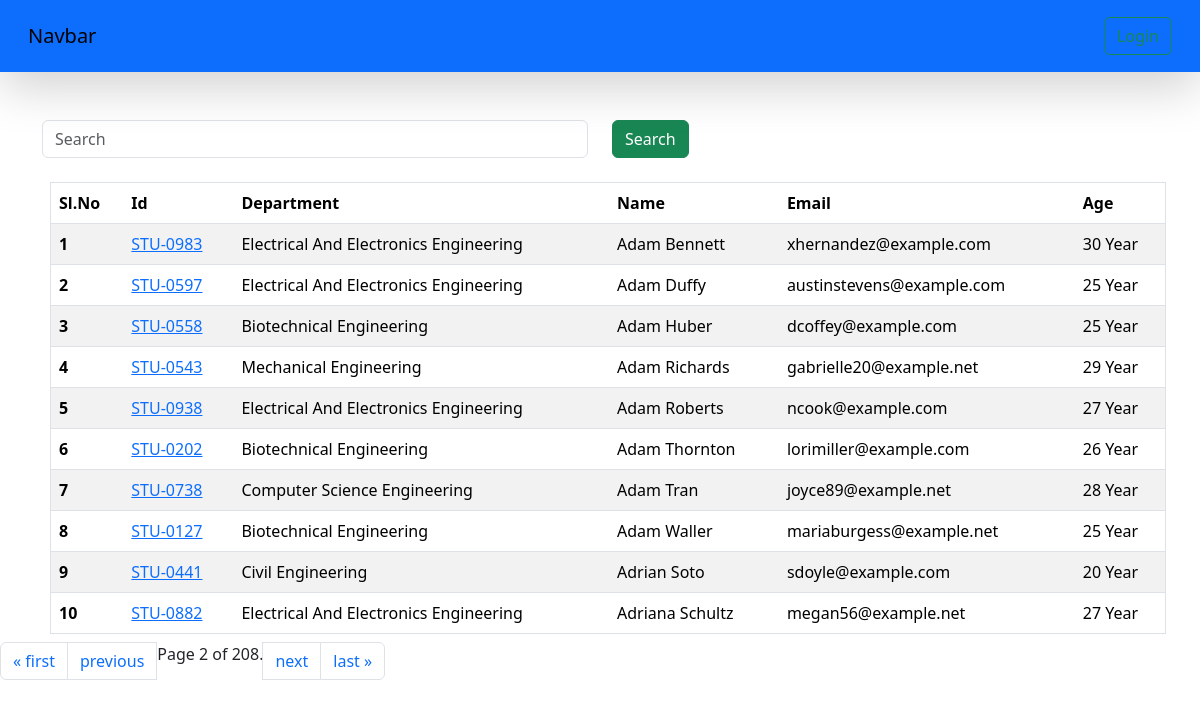
The app's page /student/?page=2 with its own data.
### veg/models.py (models this page shows, shortened)
class Student(models.Model):
    department=models.ForeignKey(Department,related_name="depart",on_delete=models.CASCADE)
    student_id=models.OneToOneField(StudentID,related_name="studentid",on_delete=models.CASCADE)
    student_name=models.CharField(max_length=100)
    student_age=models.IntegerField(default=18)
    student_email=models.EmailField(unique=True)
    student_address=models.TextField()
    is_deleted = models.BooleanField(default=False)
    objects=StudentManager()
    admin_objects=models.Manager()
    class Meta:
        ordering=['student_name']
        verbose_name='student'

class StudentID(models.Model):
    student_id = models.CharField(max_length=100)
    def __str__(self) -> str:
        return self.student_id

class Department(models.Model):
    department=models.CharField(max_length=100)
    class Meta:
        ordering = ['department']

### veg/views.py (the view, shortened to what this page needs)
# urls.py: path('student/',get_student,name="get_student"),
def get_student(request):
   queryset = Student.objects.all()
   paginator = Paginator(queryset,10)
   page_number = request.GET.get("page",1)
   page_obj=paginator.get_page(page_number)
   return render(request,'report/student.html',{'queryset':page_obj})

### veg/models.py (called while the page is built)
    def get_queryset(self):
        return super().get_queryset().filter(is_deleted=False)

### home/templates/report/student.html (shortened to what this page needs)
{% extends 'base.html' %}
{% block start %}
<div class="container mt-5">
  <form action="" class="mb-4">
  <div class="row">
    <div class="col-md-6">
      <input type="text" name="search" class="form-control" placeholder="Search">
    </div>
    <div class="col-md-6">
      <button class="btn btn-success">Search</button>
    </div>
  </form>
  </div>
<table class="table m-2 table-striped">
  <thead>
    <tr>
      <th scope="col">Sl.No</th>
      <th scope="col">Id</th>
      <th scope="col">Department</th>
      <th scope="col">Name</th>
      <th scope="col">Email</th>
      <th scope="col">Age</th>
    </tr>
  </thead>
  <tbody>
    {% for student in queryset%}
    <tr>
      <th scope="row">{{forloop.counter}}</th>
      <td>
        <a href="{% url 'see_marks' student.student_id %}">{{student.student_id}}</a>
      </td>
      <td>{{student.department.department}}</td>
      <td>{{student.student_name}}</td>
      <td>{{student.student_email}}</td>
      <td>{{student.student_age}} Year</td>
    </tr>
    {% endfor %}
  </tbody>
</table>
<nav area-label="page navigation example">
    <ul class="pagination">
        {% if queryset.has_previous %}
        <li class="page-item"><a class="page-link" href="?page=1">&laquo; first</a></li>
        <li class="page-item"><a class="page-link"  href="?page={{ queryset.previous_page_number }}">previous</a></li>
        {% endif %}
        <span class="current">
            Page {{ queryset.number }} of {{ queryset.paginator.num_pages }}.
        </span>
        {% if queryset.has_next %}
        <li class="page-item"><a class="page-link" href="?page={{ queryset.next_page_number }}">next</a></li>
          <li class="page-item"><a class="page-link" href="?page={{ queryset.paginator.num_pages }}">last &raquo;</a></li>
        {% endif %}
    </ul>
</nav>
{% endblock %}

### home/templates/base.html (style rules this page uses)
table, th, td { border: 1px solid black; }

### records on screen
Student: student_id "STU-0983", department.department "Electrical And Electronics Engineering", student_name "Adam Bennett", student_email "xhernandez@example.com", student_age "30"
Student: student_id "STU-0597", department.department "Electrical And Electronics Engineering", student_name "Adam Duffy", student_email "austinstevens@example.com", student_age "25"
Student: student_id "STU-0558", department.department "Biotechnical Engineering", student_name "Adam Huber", student_email "dcoffey@example.com", student_age "25"
Student: student_id "STU-0543", department.department "Mechanical Engineering", student_name "Adam Richards", student_email "gabrielle20@example.net", student_age "29"
Student: student_id "STU-0938", department.department "Electrical And Electronics Engineering", student_name "Adam Roberts", student_email "ncook@example.com", student_age "27"
Student: student_id "STU-0202", department.department "Biotechnical Engineering", student_name "Adam Thornton", student_email "lorimiller@example.com", student_age "26"
Student: student_id "STU-0738", department.department "Computer Science Engineering", student_name "Adam Tran", student_email "joyce89@example.net", student_age "28"
Student: student_id "STU-0127", department.department "Biotechnical Engineering", student_name "Adam Waller", student_email "mariaburgess@example.net", student_age "25"
Student: student_id "STU-0441", department.department "Civil Engineering", student_name "Adrian Soto", student_email "sdoyle@example.com", student_age "20"
Student: student_id "STU-0882", department.department "Electrical And Electronics Engineering", student_name "Adriana Schultz", student_email "megan56@example.net", student_age "27"

### other values on screen
{{ queryset.number }} "2"
{{ queryset.paginator.num_pages }} "208"
